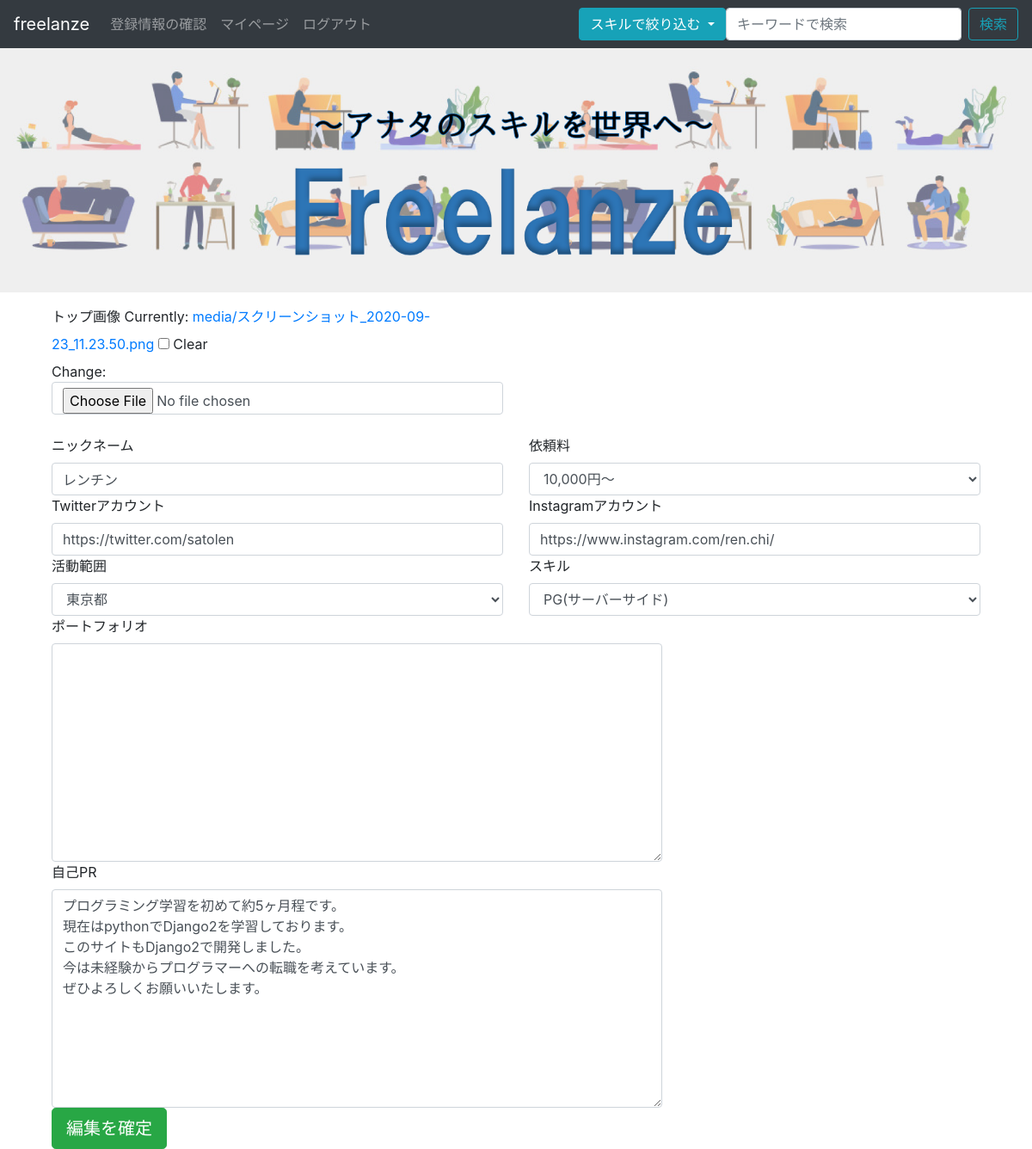
Page /user_update/1/ (signed in) on the committed database.
### register/models.py (models this page shows, shortened)
class User(AbstractBaseUser, PermissionsMixin):
    email = models.EmailField(_('email address'), unique=True)
    first_name = models.CharField(_('名'), max_length=30, blank=True)
    last_name = models.CharField(_('姓'), max_length=150, blank=True)
    nick_name = models.CharField(_('ニックネーム'), max_length=30, blank=False)
    top_image = models.ImageField(('トップ画像'), upload_to='media/', blank=True)  # 画像はあとで解決する
    twitter = models.URLField(('Twitterアカウント'), blank=True)
    instagram = models.URLField(('Instagramアカウント'), max_length=150, blank=True)
    skill = models.CharField(('スキル'), max_length=150, choices=SKILLS, blank=True)
    area = models.CharField(('活動範囲'), max_length=150, choices=AREAS, blank=False)
    request_fee = models.CharField(('依頼料'), max_length=20, choices=REQUESTS, blank=False)
    portfolio = models.CharField(('ポートフォリオ'), max_length=150, blank=True)
    self_introduction = models.CharField(_('自己PR'), max_length=500, blank=True)
    created_at = models.DateTimeField(default=timezone.now)
    is_staff = models.BooleanField(
        _('staff status'),
        default=False,
        help_text=_(
            'Designates whether the user can log into this admin site.'),
    )
    is_active = models.BooleanField(
        _('active'),
        default=True,
        help_text=_(
            'Designates whether this user should be treated as active. '
            'Unselect this instead of deleting accounts.'
        ),
    )
    date_joined = models.DateTimeField(_('date joined'), default=timezone.now)
    objects = UserManager()
    EMAIL_FIELD = 'email'
    USERNAME_FIELD = 'email'
    REQUIRED_FIELDS = []
    class Meta:
        verbose_name = _('user')
        verbose_name_plural = _('users')

### register/views.py (the view, shortened to what this page needs)
# urls.py: path('user_update/<int:pk>/', views.UserUpdate.as_view(), name='user_update'),
class UserUpdate(OnlyYouMixin, generic.UpdateView):
    model = User
    form_class = UserUpdateForm
    template_name = 'register/user_form.html'
    success_url = reverse_lazy('app:file_list')

### register/forms.py
class UserUpdateForm(forms.ModelForm):
    class Meta:
        model = User
        fields = ('nick_name','top_image','twitter','instagram',
                  'skill','area','request_fee','portfolio','self_introduction')#画像はあとで解決する
        widgets = {
            'self_introduction': forms.Textarea(attrs={'cols': 40, 'rows': 10}),
            'portfolio': forms.Textarea(attrs={'cols': 40, 'rows': 10})
        }
    def __init__(self, *args, **kwargs):
        super().__init__(*args, **kwargs)
        for field in self.fields.values():
            field.widget.attrs['class'] = 'form-control'

### register/views.py (called while the page is built)
    def test_func(self):
        user = self.request.user
        return user.pk == self.kwargs['pk'] or user.is_superuser

### register/templates/register/user_form.html (shortened to what this page needs)
{% extends "register/base.html" %}
{% block content %}
<form action="" method="POST" enctype="multipart/form-data">
    <div class="container">
    <div class="row">
        <div class="col-6">
            <th><label for="{{ form.top_image.label }}">{{ form.top_image.label }}</label></th>
                <td>{{ form.top_image }}</td>
        </div>
        <div class="col-6">
        </div>
    </div>
    <div class="row">
        <div class="col-6">
        </div>
        <div class="col-6">
        </div>
    </div>
    <div class="row">
        <div class="col-6">
            <tr>
                <th><label for="{{ form.nick_name.label }}">{{ form.nick_name.label }}</label></th>
                <td>{{ form.nick_name }}</td>
            </tr>
        </div>
        <div class="col-6">
            <tr>
                <th><label for="{{ form.request_fee.label }}">{{ form.request_fee.label }}</label></th>
                <td>{{ form.request_fee }}</td>
            </tr>
        </div>
    </div>
    <div class="row">
        <div class="col-6">
            <tr>
                <th><label for="{{ form.twitter.label }}">{{ form.twitter.label }}</label></th>
                <td>{{ form.twitter }}</td>
            </tr>
        </div>
        <div class="col-6">
            <tr>
                <th><label for="{{ form.instagram.label }}">{{ form.instagram.label }}</label></th>
                <td>{{ form.instagram }}</td>
            </tr>
        </div>
    </div>
    <div class="row">
        <div class="col-6">
            <tr>
                <th><label for="{{ form.area.label }}">{{ form.area.label }}</label></th>
                <td>{{ form.area }}</td>
            </tr>
        </div>
        <div class="col-6">
            <tr>
                <th><label for="{{ form.skill.label }}">{{ form.skill.label }}</label></th>
                <td>{{ form.skill }}</td>
            </tr>
        </div>
    </div>
        <div class="row">
        <div class="col-8">
            <tr>
                <th><label for="{{ form.portfolio.label }}">{{ form.portfolio.label }}</label></th>
                <td>{{ form.portfolio }}</td>
            </tr>
        </div>
        <div class="col-4">
        </div>
    </div>
    <div class="row">
        <div class="col-8">
            <tr>
                <th><label for="{{ form.self_introduction.label }}">{{ form.self_introduction.label }}</label></th>
                <td>{{ form.self_introduction }}</td>
            </tr>
        </div>
        <div class="col-4">
        </div>
    </div>
<button type="submit" class="btn btn-success btn-lg" >編集を確定</button>
</form>
{% endblock %}

### rows in the picture
User: nick_name "レンチン", request_fee "10,000円〜", twitter "https://twitter.com/satolen", instagram "https://www.instagram.com/ren.chi/", area "東京都", skill "PG(サーバーサイド)", self_introduction "プログラミング学習を初めて約5ヶ月程です。 現在はpythonでDjango2を学習しております。 このサイトもDjango2で開発しました。 今は未経験からプログラマーへの転職を考えています。 ぜひよろしくお願いいたします。"
